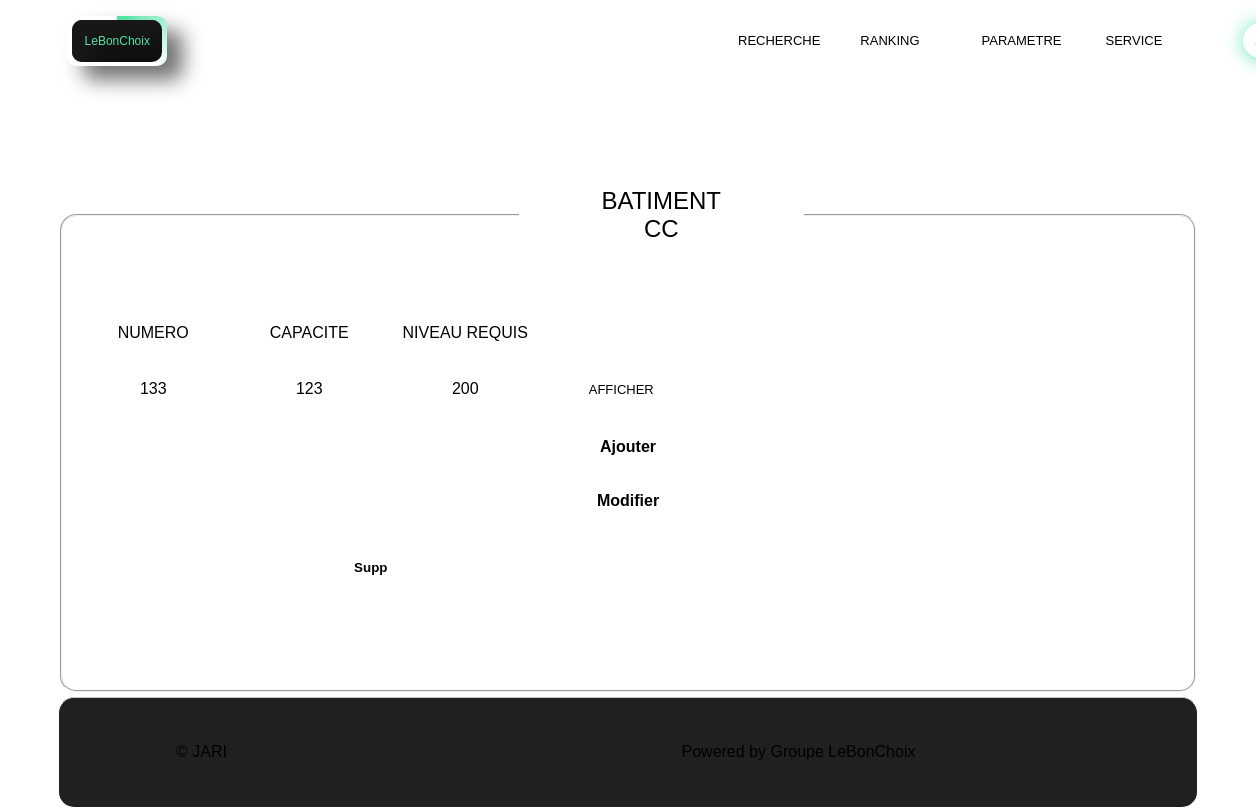
The app's page /index.php?page=liste-salles&Nom=CC (signed in) with its own data.
### tables this page shows
CREATE TABLE `salle` (
  `id_salle` int(11) NOT NULL,
  `numero` int(11) NOT NULL,
  `photo` varchar(110) NOT NULL,
  `Capacité` int(5) NOT NULL,
  `niveau` int(5) NOT NULL,
  `Description` varchar(120) NOT NULL,
  `nb_org` int(5) NOT NULL,
  `nom_bat` varchar(20) NOT NULL,
  `time_ajout` timestamp NOT NULL DEFAULT current_timestamp()
);

### view/view.php (called while the page is built)
<?php
include_once "header.php";
include_once $page.".php";
include_once  "footer.php";
?>

### index.php (called while the page is built, shortened)
<?php
include_once "controller/controller.php";
include_once "view/view.php";
?>

### model/media.php (called while the page is built, shortened)
<?php
function salles($nom){
	global $c;
	$sql = " SELECT * FROM salle WHERE nom_bat = '$nom' ORDER BY `salle`.`numero` ASC ";
	$resultat = mysqli_query($c, $sql);
	return $resultat;
}

### view/liste-salles.php (the view, shortened to what this page needs)
<fieldset class='batima2'>
    <legend class='titleliste'>
        <h2>batiment <?php echo '<nav>'. $_GET['Nom'] . '</nav> '; ?></h2>
    </legend>
    <form action="." method="post">
	<table class=tab>
		<tr>
            <td class=tab>
				<li >
					<div class='card2'><strong>Numero</strong></div>
				</li>
			</td>
			<td class=tab>
				<li>
					<div class='card2'><strong>Capacite</strong></div>
				</li>
			</td>
			<td class=tab>
				<li>
					<div class='card2'><strong>Niveau requis</strong></div>
				</li>
			</td>
		</tr>
        <?php
            $tab = salles($_SESSION['Nom']);
            if ($tab == NULL){
                echo ' Il ya aucun batiment';
            } else{
                while( $row = mysqli_fetch_assoc($tab)){
                    echo'
                        <tr>
                            <td class=tab>
                                <li>' . $row["numero"] . ' </li>
                            </td>
                            <td class=tab>
                                <li> '. $row["Capacité"] . ' </li>
                            </td>
                            <td class=tab>
                                <li>'. $row["niveau"] .'</li>
                            </td>
                            <td class=tab>
                                <li>
                                    <a class="button" href ="index.php?page=salle&id_salle='.$row["id_salle"].'"> Afficher </a>
                                </li>
                            </td>
                        <tr>
                        ';
                }
            }
        ?>
        </table>
        <br>
        <div class="salasghira2 btnajoutsalle2">
            <a class="cnx-sub" href="index.php?page=ajout-salle">Ajouter</a>
        </div>
        <br>
        <br>
        <div class="salasghira2 btnajoutsalle2">
            <a class="cnx-sub" href="index.php?page=" >Modifier</a>
        </div>
        <br>
        <br>
        <li>
		    <input class="cnx-sub" type = "submit"  value = "Supp">
	    </li>
    </form>
</fieldset>

### css/style.css (style rules this page uses)
html, body { height: 100%; scroll-behavior: smooth; position: relative; background: white; }
* { text-decoration: none; }
body { display: grid; grid-gap: 5px; height: 100%; padding: 0% 4% 0% 4%; }
li { padding: 0px; list-style-type: none; }
.button { text-align: center; color: black; padding: 10px; font-size: 13px; text-decoration: none; cursor: pointer; border-radius: 16px; width: 50%; margin: 10px; text-transform: uppercase; }
.tab { list-style: none; position: relative; border-radius: 16px; }
.cnx-sub { border: solid 3px white; color: black; font-weight: bold; padding: 1% 25%; text-align: center; border-radius: 16px; background: white; }
.titleliste { font-weight: bold; width: 25%; position: relative; margin: 3%; text-align: center; border-radius: 16px; background: white; border:solid 2px white; }
.btnajoutsalle2 { color: #181818; font-weight: bold; }
.batima2 { background: white;color: black; font-weight: bold; border-radius: 16px; margin-top: -50px; }
html body fieldset.batima2 form table.tab tbody tr td.tab { position: relative; height: 50px; width: 150px; justify-content: center; align-items: center; border-radius: 16px; text-align: center; border: solid 1px white; }
.salasghira2 { color: #181818; font-weight: bold; width: 100%; position: relative; text-align: center; }
h2 { text-transform: uppercase; }
input { position: relative; background: white; border: solid 1px white; text-align: center; color: black; }
strong { text-transform: uppercase; }
a { color: white; }
* { font-family: 'Source Sans Pro', sans-serif; font-weight: 300; }

### records on screen
salle: numero "133", Capacité "123", niveau "200"

### other values on screen
$_GET['Nom'] "CC"
